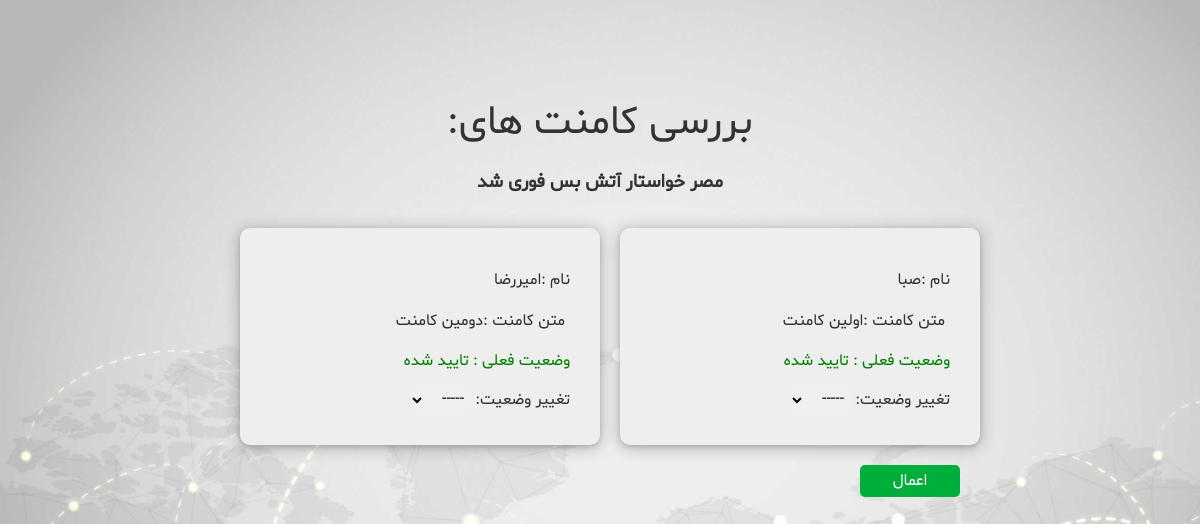
The page /members/profile/32/check-comment (signed in) on the database its author committed.
### weblog/models.py (models this page shows, shortened)
class Post(models.Model):
    title = models.CharField(max_length=60)
    image = models.ImageField(upload_to="posts-images", null=True)
    date = models.DateField(default=now())
    visitors = models.PositiveIntegerField(default=0)
    body = RichTextField(blank=True, null=True)
    author = models.ForeignKey(
        User, on_delete=models.CASCADE, null=True)
    tags = models.ManyToManyField(Tag)
    category = models.ForeignKey(Category, on_delete=models.CASCADE, null=True)
    promote = models.BooleanField(default=False, null=True)

class Comment(models.Model):
    name = models.CharField(max_length=120)
    text = models.TextField(max_length=400)
    post = models.ForeignKey(
        Post, on_delete=models.CASCADE, related_name="comments")
    date_added = models.DateField(default=now())
    status = models.BooleanField(default=False)
    child = models.ManyToManyField(
        'self', null=True, related_name="some", blank=True)
    parent = models.ForeignKey(
        'self', on_delete=models.CASCADE, null=True, related_name="more", blank=True)

### members/views.py (the view, shortened to what this page needs)
# urls.py: path('profile/<int:id>/check-comment', views.CheckCommentView.as_view(), name="check-comment"),
class CheckCommentView(LoginRequiredMixin, View):
    def get(self, request, id):
        post = Post.objects.get(id=id)
        comments = Comment.objects.filter(post_id=id)
        return render(request, "registration/check_comment.html", {
            "post": post,
            "post_id": id,
            "comments": comments
        })

### members/templates/registration/check_comment.html (shortened to what this page needs)
{% extends 'base.html' %}
{% load static %}
        {% block content %}
        <div class="ckeck-comment">
            <div class="flex">
                <h2>بررسی کامنت های:</h2>
                <h3>{{ post.title }}</h3>
                <form method="POST" action="{% url 'check-comment' post_id %}">
                    <div class="box-ckeck-comment">
                    {% for comment in comments %}
                    <div class="each-box-ckeck-comment">
                      <p>نام :{{ comment.name }}{% if comment.parent %}<small> | سابکامنت ({{ comment.parent.name }}) {% endif %}</small> </p>
                      <p class="text-comment">متن کامنت :{{ comment.text }}</p>
                      {% if comment.status == False %}
                      <p style="color: red">وضعیت فعلی : رد</p>
                      {% else %}
                      <p style="color: green">وضعیت فعلی : تایید شده</p>
                      {% endif %}
                      <label for="check{{ comment.id }}"  class="comment-change-condition">تغییر وضعیت: </label>
                      <select name="check{{ comment.id }}" class="comment-change-condition-select">
                        <option value="">-----</option>
                      </select>
                    </div>
                    {% endfor %}
                  </div>
                  <input type="submit" value="اعمال" class="btn btn-primary">
                </form>
            </div>
        </div>
        {% endblock content %}

### static/css/style.css (style rules this page uses)
* { box-sizing: border-box; padding: 0; margin: 0; font-family: Tanha; }
body { background-color: #333; color: #333; line-height: 1.6; background-attachment: fixed; background-repeat: no-repeat; background-size: cover; }
h1, h2 { font-weight: 300; line-height: 1.2; margin: 10px 0; font-size: 40px; }
p { margin: 10px 0; }

### static/css/light.css (style rules this page uses)
:root { --primary-color: #da4a5d; --content-color: #646464; }
body { background-image: url("../images/cool-background.jpg"); }
.ckeck-comment .btn { background-color: #00af3b; }
.each-box-ckeck-comment { box-shadow: rgba(14, 30, 37, 0.12) 0px 2px 4px 0px, rgba(14, 30, 37, 0.32) 0px 2px 16px 0px; background-color: #eeeeee; }

### static/css/slideShow.css (style rules this page uses)
* { box-sizing: border-box }
body { font-family: Verdana, sans-serif; margin:0 }

### static/css/utilities.css (style rules this page uses)
.flex { display: flex; justify-content: center; align-items: center; height: 100%; }
.btn { display: inline-block; padding: 5px 25px; cursor: pointer; background: var(--primary-color); color: #fff; border: none; border-radius: 5px; }
.bg-primary, .btn-primary { background-color: rgb(153, 137, 137); color: #fff; }

### static/css/add_comment.css (style rules this page uses)
.text-comment { padding: 5px; font-size: medium; border: none; border-radius: 10px; outline: none; }

### static/css/check_comment.css (style rules this page uses)
.ckeck-comment { margin: 10vh 20vw; border-radius: 10px; }
.ckeck-comment h2 { margin: 20px 0; }
.ckeck-comment .flex { display: flex; flex-direction: column; justify-content: unset; margin: 5vh 0; height: auto; }
.ckeck-comment .flex h3 { margin-bottom: 30px; }
.box-ckeck-comment { display: grid; grid-template-columns: 1fr 1fr 1fr; grid-template-rows: auto; gap: 20px; }
.each-box-ckeck-comment { border-radius: 10px; padding: 30px; justify-self: center; height: auto; align-self: center; }
.text-comment { width: 300px; max-width: 300px; overflow: scroll; }
.ckeck-comment select { padding: 3px; font-size: medium; border: none; border-radius: 10px; outline: none; }
.ckeck-comment .btn { margin: 20px; width: 100px; font-size: medium; }

### static/css/dark.css (style rules this page uses)
:root { --primary-color: #63429d; --secondary-color: #9478c5; --content-color: #cac7c7; }
h2, h1, p, a { color: var(--content-color); }
body { background-image: url("../images/dark.jpg"); }
.each-box-ckeck-comment { box-shadow: rgb(122, 122, 122) 0px 1px 5px 0px, rgb(122, 122, 122) 0px 1px 5px 0px; background-color: #3a3a3a; }
.ckeck-comment .flex h3 { color: var(--content-color); }
.ckeck-comment .comment-change-condition { color: var(--content-color); }
.ckeck-comment .comment-change-condition-select { box-shadow: rgb(122, 122, 122) 0px 1px 5px 0px, rgb(122, 122, 122) 0px 1px 5px 0px; background-color: inherit; color: var(--content-color); }
.ckeck-comment .btn { background-color: #7c7c7b; }
.text-comment { color: var(--content-color); box-shadow: rgb(122, 122, 122) 0px 1px 5px 0px, rgb(122, 122, 122) 0px 1px 5px 0px; background-color: #3a3a3a; caret-color: #ccc; }

### rows shown on the page
Post: title "مصر خواستار آتش بس فوری شد"
Comment: name "صبا", text "اولین کامنت", status "وضعیت فعلی : تایید شده"
Comment: name "امیررضا", text "دومین کامنت", status "وضعیت فعلی : تایید شده"
